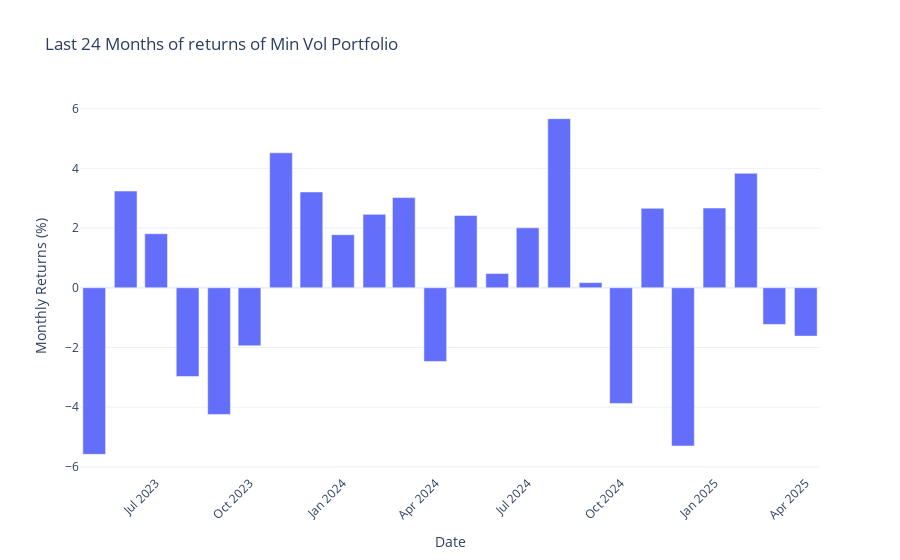

Here is the notebook cell this chart was saved with:
### Code cell
plot_monthly_cumulative_returns(monthly_statistics_df = Min_Vol_monthly_statistics,
                                lookback_period = 24,
                                chart_title = "Last 24 Months of returns of Min Vol Portfolio")

### Figure 1 — Plotly figure (JSON) as saved in the notebook; plotly's stock layout.template omitted (floating-point values rounded to 4 significant figures)
{"data": [{"alignmentgroup": "True", "hovertemplate": "Date=%{x}<br>Monthly Returns (%)=%{y}<extra></extra>", "legendgroup": "", "marker": {"color": "#636efa", "pattern": {"shape": ""}}, "name": "", "offsetgroup": "", "orientation": "v", "showlegend": false, "textposition": "auto", "type": "bar", "x": ["2023-05-01T00:00:00", "2023-06-01T00:00:00", "2023-07-01T00:00:00", "2023-08-01T00:00:00", "2023-09-01T00:00:00", "2023-10-01T00:00:00", "2023-11-01T00:00:00", "2023-12-01T00:00:00", "2024-01-01T00:00:00", "2024-02-01T00:00:00", "2024-03-01T00:00:00", "2024-04-01T00:00:00", "2024-05-01T00:00:00", "2024-06-01T00:00:00", "2024-07-01T00:00:00", "2024-08-01T00:00:00", "2024-09-01T00:00:00", "2024-10-01T00:00:00", "2024-11-01T00:00:00", "2024-12-01T00:00:00", "2025-01-01T00:00:00", "2025-02-01T00:00:00", "2025-03-01T00:00:00", "2025-04-01T00:00:00"], "xaxis": "x", "y": [-5.581, 3.239, 1.811, -2.976, -4.244, -1.944, 4.521, 3.209, 1.777, 2.458, 3.02, -2.469, 2.424, 0.4779, 2.008, 5.665, 0.1728, -3.874, 2.661, -5.302, 2.67, 3.835, -1.229, -1.62], "yaxis": "y"}], "layout": {"barmode": "relative", "legend": {"tracegroupgap": 0}, "title": {"text": "Last 24 Months of returns of Min Vol Portfolio"}, "xaxis": {"anchor": "y", "domain": [0, 1], "tickangle": -45, "title": {"text": "Date"}}, "yaxis": {"anchor": "x", "domain": [0, 1], "title": {"text": "Monthly Returns (%)"}}}}
